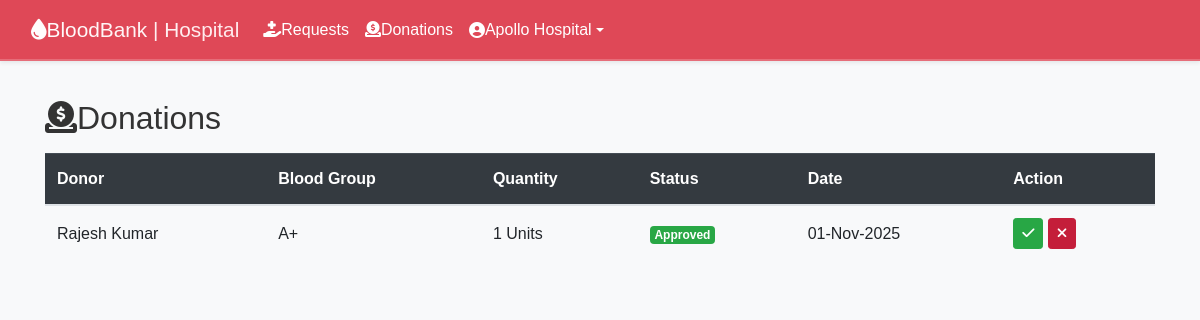
The page /hospital/donations.php (signed in) on the database its author committed.
### tables this page shows
CREATE TABLE `donations` (
  `donation_id` int(11) NOT NULL AUTO_INCREMENT,
  `user_id` int(11) NOT NULL,
  `hospital_id` int(11) NOT NULL,
  `blood_group` enum('A+','A-','B+','B-','AB+','AB-','O+','O-') NOT NULL,
  `quantity` int(11) NOT NULL,
  `status` enum('pending','approved','rejected') DEFAULT 'pending',
  `created_at` timestamp NOT NULL DEFAULT current_timestamp(),
  PRIMARY KEY (`donation_id`),
  KEY `user_id` (`user_id`),
  KEY `hospital_id` (`hospital_id`),
  KEY `idx_status` (`status`),
  CONSTRAINT `donations_ibfk_1` FOREIGN KEY (`user_id`) REFERENCES `users` (`user_id`) ON DELETE CASCADE,
  CONSTRAINT `donations_ibfk_2` FOREIGN KEY (`hospital_id`) REFERENCES `users` (`user_id`) ON DELETE CASCADE
);

CREATE TABLE `users` (
  `user_id` int(11) NOT NULL AUTO_INCREMENT,
  `name` varchar(100) NOT NULL,
  `email` varchar(100) NOT NULL,
  `location` varchar(255) DEFAULT NULL,
  `password` varchar(255) NOT NULL,
  `role` enum('admin','hospital','user') NOT NULL,
  `hospital_id` int(11) DEFAULT NULL,
  `phone` varchar(15) DEFAULT NULL,
  `blood_group` varchar(3) DEFAULT NULL,
  `created_at` timestamp NOT NULL DEFAULT current_timestamp(),
  `status` enum('pending','approved','rejected') NOT NULL DEFAULT 'pending',
  `district` varchar(100) DEFAULT NULL,
  `blood_type` varchar(10) DEFAULT NULL,
  `latitude` decimal(10,8) DEFAULT NULL,
  `longitude` decimal(11,8) DEFAULT NULL,
  `dob` date DEFAULT NULL,
  `gender` varchar(10) DEFAULT NULL,
  `emergency_contact` varchar(15) DEFAULT NULL,
  `notes` text DEFAULT NULL,
  PRIMARY KEY (`user_id`),
  UNIQUE KEY `email` (`email`)
);

### hospital/donations.php (the view, shortened to what this page needs)
<?php
include "../includes/db.php";
$hospital_id = $_SESSION['user_id'];
$donations = $conn->query("
    SELECT d.donation_id, u.name AS donor_name, d.blood_group, d.quantity, d.status, d.created_at
    FROM donations d
    JOIN users u ON d.user_id = u.user_id
    WHERE d.hospital_id = $hospital_id
    ORDER BY d.created_at DESC
");
?>
<!DOCTYPE html>
<html lang="en">
<head>
    <?php include "head.php"; ?>
    <link rel="stylesheet" href="../assets/css/bootstrap.min.css">
    <link rel="stylesheet" href="../assets/css/hospital.css">
    <link rel="stylesheet" href="https://cdnjs.cloudflare.com/ajax/libs/font-awesome/6.5.0/css/all.min.css">
</head>
<body>
    <?php include "header.php"; ?>
    <div class="container mt-4">
        <h2><i class="fas fa-donate me-2"></i>Donations</h2>
        <div class="table-responsive mt-3">
            <table class="table table-hover align-middle">
                <thead class="table-dark">
                    <tr>
                        <th>Donor</th>
                        <th>Blood Group</th>
                        <th>Quantity</th>
                        <th>Status</th>
                        <th>Date</th>
                        <th>Action</th>
                    </tr>
                </thead>
                <tbody>
                    <?php if ($donations->num_rows > 0): ?>
                        <?php while ($row = $donations->fetch_assoc()): ?>
                            <tr>
                                <td><?= htmlspecialchars($row['donor_name']) ?></td>
                                <td><?= $row['blood_group'] ?></td>
                                <td><?= $row['quantity'] ?> Units</td>
                                <td>
                                    <?php
                                    if ($row['status'] == 'pending') echo "<span class='badge badge-pending'>Pending</span>";
                                    elseif ($row['status'] == 'approved') echo "<span class='badge badge-approved'>Approved</span>";
                                    else echo "<span class='badge badge-rejected'>Rejected</span>";
                                    ?>
                                </td>
                                <td><?= date('d-M-Y', strtotime($row['created_at'])) ?></td>
                                <td>
                                    <a href="donations.php?action=approve&id=<?= $row['donation_id'] ?>" class="btn btn-success btn-sm" onclick="return confirm('Approve this donation?');">
                                        <i class="fas fa-check"></i>
                                    </a>
                                    <a href="donations.php?action=reject&id=<?= $row['donation_id'] ?>" class="btn btn-danger btn-sm" onclick="return confirm('Reject this donation?');">
                                        <i class="fas fa-times"></i>
                                    </a>
                                </td>
                            </tr>
                        <?php endwhile; ?>
                    <?php else: ?>
                        <tr>
                            <td colspan="6" class="text-center">No donations found.</td>
                        </tr>
                    <?php endif; ?>
                </tbody>
            </table>
        </div>
    </div>
</body>
</html>

### assets/css/style.css (style rules this page uses)
body, html { height: 100%; margin: 0; font-family: 'Segoe UI', Tahoma, Geneva, Verdana, sans-serif; }
a { text-decoration: none; }
.btn-danger { background-color: #C41E3A; border-color: #C41E3A; }
.btn-success { background-color: #28a745; border-color: #28a745; }
:root { --brand-red: #C41E3A; --brand-blue: #2C5F8B; --light-bg: #f9f9f9; --dark-text: #333; --radius-lg: 12px; --shadow-soft: 0 4px 10px rgba(0,0,0,0.08); }
body { font-family: "Segoe UI", Roboto, sans-serif; color: var(--dark-text); background: var(--light-bg); line-height: 1.6; }

### hospital/css/hospital.css (style rules this page uses)
body { background-color: #f8f9fa; font-family: 'Poppins', sans-serif; }
.badge-approved { background-color: #28a745; color: #fff; }
.table th, .table td { vertical-align: middle !important; }

### hospital/donations.php (style rules this page uses)
.badge-approved { background-color: #28a745; }

### rows shown on the page
donations: user.name "Rajesh Kumar", blood_group "A+", quantity "1", status "Approved", created_at "01-Nov-2025"

### other values the page prints
$name "Apollo Hospital"
